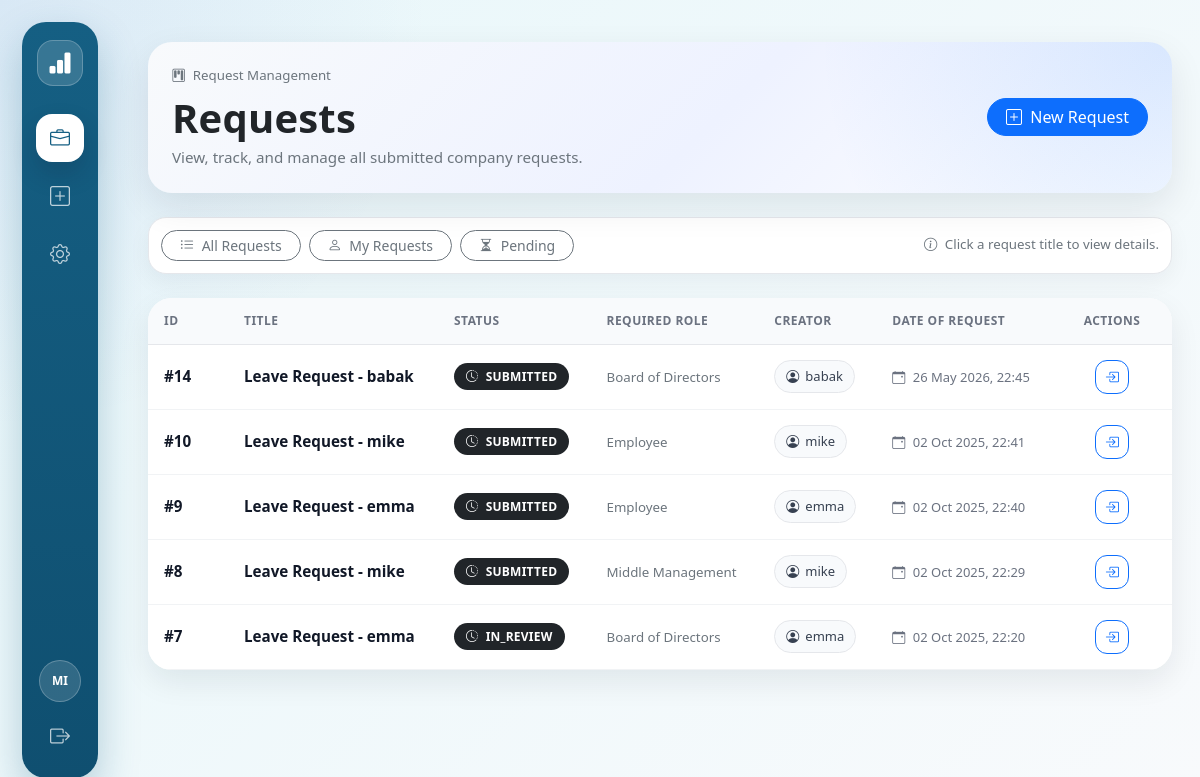
The app's page /requests/?pending=1 (signed in) with its own data.
### core/models.py (models this page shows, shortened)
class Request(models.Model):
    title = models.CharField(max_length=200)
    body = models.TextField(blank=True)
    created_by = models.ForeignKey(
        settings.AUTH_USER_MODEL,
        on_delete=models.PROTECT,
        related_name="requests_created",
    )
    created_at = models.DateTimeField(default=timezone.now)
    status = models.CharField(
        max_length=20,
        choices=RequestStatus.choices,
        default=RequestStatus.DRAFT,
    )
    required_user = models.ForeignKey(
        settings.AUTH_USER_MODEL,
        null=True,
        blank=True,
        on_delete=models.SET_NULL,
        related_name="requests_waiting_on_me",
        help_text="If set, this specific user must act before role-based approvals.",
    )
    required_role = models.IntegerField(
        choices=Role.choices,
        default=Role.MIDDLE,
        help_text="Role required to act next.",
    )
    class Meta:
        ordering = ["-created_at"]

### core/views.py (the view)
# urls.py: path("requests/", views.request_list, name="request_list"),
@login_required
def request_list(request):
    qs = Request.objects.all().select_related("created_by__profile")
    if request.GET.get("mine") == "1":
        qs = qs.filter(created_by=request.user)
    if request.GET.get("pending") == "1":
        qs = qs.exclude(
            status__in=[
                RequestStatus.APPROVED,
                RequestStatus.REJECTED,
                RequestStatus.CANCELLED,
            ]
        )
    return render(request, "core/request_list.html", {"requests": qs})

### core/templates/core/request_list.html (shortened to what this page needs)
{% extends "base.html" %}
{% block content %}
  <div class="requests-page">
    <div class="card requests-hero mb-4">
      <div class="card-body p-4">
        <div class="d-flex justify-content-between align-items-center flex-wrap gap-3">
          <div>
            <div class="text-muted small mb-2">
              <i class="bi bi-kanban me-1"></i>
              Request Management
            </div>
            <h1 class="page-title mb-1">Requests</h1>
            <div class="text-muted">View, track, and manage all submitted company requests.</div>
          </div>
          <a class="btn btn-primary btn-pill" href="{% url 'request_new_hub' %}">
            <i class="bi bi-plus-square me-1"></i>
            New Request
          </a>
        </div>
      </div>
    </div>
    <div class="filter-bar mb-4">
      <div class="d-flex justify-content-between align-items-center flex-wrap gap-2">
        <div class="d-flex flex-wrap gap-2">
          <a class="btn btn-outline-secondary btn-sm btn-pill"
             href="{% url 'request_list' %}">
            <i class="bi bi-list-ul me-1"></i>
            All Requests
          </a>
          <a class="btn btn-outline-secondary btn-sm btn-pill" href="?mine=1">
            <i class="bi bi-person me-1"></i>
            My Requests
          </a>
          <a class="btn btn-outline-secondary btn-sm btn-pill" href="?pending=1">
            <i class="bi bi-hourglass-split me-1"></i>
            Pending
          </a>
        </div>
        <div class="text-muted small">
          <i class="bi bi-info-circle me-1"></i>
          Click a request title to view details.
        </div>
      </div>
    </div>
    <div class="card requests-card">
      <div class="card-body p-0">
        <div class="table-responsive">
          <table class="table table-hover mb-0 requests-table">
            <thead>
              <tr>
                <th style="width:80px;">ID</th>
                <th>Title</th>
                <th>Status</th>
                <th>Required Role</th>
                <th>Creator</th>
                <th>Date of Request</th>
                <th class="text-center" style="width:120px;">Actions</th>
              </tr>
            </thead>
            <tbody>
              {% for r in requests %}
                <tr>
                  <td>
                    <span class="request-id">#{{ r.pk }}</span>
                  </td>
                  <td>
                    <a class="request-title-link" href="{% url 'request_detail' r.pk %}">{{ r.title }}</a>
                  </td>
                  <td>
                    {% if r.status == "APPROVED" or r.status == "APPROVE" %}
                      <span class="badge text-bg-success status-badge">
                        <i class="bi bi-check-circle me-1"></i>
                        {{ r.status }}
                      </span>
                    {% elif r.status == "REJECTED" or r.status == "REJECT" %}
                      <span class="badge text-bg-danger status-badge">
                        <i class="bi bi-x-circle me-1"></i>
                        {{ r.status }}
                      </span>
                    {% elif r.status == "CANCELLED" or r.status == "CANCELED" %}
                      <span class="badge text-bg-secondary status-badge">
                        <i class="bi bi-x-octagon me-1"></i>
                        {{ r.status }}
                      </span>
                    {% else %}
                      <span class="badge text-bg-dark status-badge">
                        <i class="bi bi-clock-history me-1"></i>
                        {{ r.status }}
                      </span>
                    {% endif %}
                  </td>
                  <td>
                    <span class="text-muted small">{{ r.get_required_role_display }}</span>
                  </td>
                  <td>
                    <span class="creator-pill">
                      <i class="bi bi-person-circle"></i>
                      {{ r.created_by.username }}
                    </span>
                  </td>
                  <td>
                    <span class="date-text">
                      <i class="bi bi-calendar-event me-1"></i>
                      {{ r.created_at|date:"d M Y, H:i" }}
                    </span>
                  </td>
                  <td class="text-center">
                    <a class="btn btn-sm btn-outline-primary action-btn"
                       href="{% url 'request_detail' r.pk %}"
                       title="View request">
                      <i class="bi bi-box-arrow-in-right"></i>
                    </a>
                  </td>
                </tr>
              {% endfor %}
            </tbody>
          </table>
        </div>
      </div>
    </div>
  </div>
{% endblock %}

### core/templates/base.html (shortened to what this page needs)
{% load static %}
<!DOCTYPE html>
<html lang="en" data-bs-theme="light">
  <head>
    <link href="https://cdn.jsdelivr.net/npm/bootstrap@5.3.3/dist/css/bootstrap.min.css"
          rel="stylesheet" />
    <link href="https://cdn.jsdelivr.net/npm/bootstrap-icons@1.11.3/font/bootstrap-icons.css"
          rel="stylesheet" />
    <link href="{% static 'css/custom.css' %}" rel="stylesheet" />
    <link rel="stylesheet" href="{% static 'css/custom.css' %}?v=2">
  </head>
  <body>
    <div class="app-shell">
      <aside class="app-sidebar">
        <a class="sidebar-brand" href="{% url 'home' %}" title="ATO CRM">
          <i class="bi bi-bar-chart-fill"></i>
        </a>
        <nav class="sidebar-nav">
          <a class="sidebar-link {% if request.path == '/' or request.path|slice:':10' == '/requests/' %}active{% endif %}"
             href="{% url 'request_list' %}"
             title="Requests">
            <i class="bi bi-briefcase"></i>
          </a>
          <a class="sidebar-link {% if request.path == '/requests/new/' %}active{% endif %}"
             href="{% url 'request_new_hub' %}"
             title="New Request">
            <i class="bi bi-plus-square"></i>
          </a>
          {% if user.is_authenticated %}
            <a class="sidebar-link" href="/admin/" title="Admin">
              <i class="bi bi-gear"></i>
            </a>
          {% endif %}
        </nav>
        <div class="sidebar-bottom">
          {% if user.is_authenticated %}
            <div class="user-circle" title="{{ user.get_username }}">{{ user.get_username|slice:":2"|upper }}</div>
            <form method="post" action="{% url 'logout' %}">
              <button class="sidebar-logout" type="submit" title="Logout">
                <i class="bi bi-box-arrow-right"></i>
              </button>
            </form>
          {% else %}
            <a class="sidebar-link" href="{% url 'login' %}" title="Login">
              <i class="bi bi-box-arrow-in-right"></i>
            </a>
          {% endif %}
        </div>
      </aside>
      <div class="app-main">
        <main class="{% block container_class %}{% endblock %}">
          {% block content %}{% endblock %}
        </main>
      </div>
    </div>
  </body>
</html>

### static/css/custom.css (style rules this page uses)
body { background-color: #f8f9fa; font-family: "Segoe UI", Roboto, Arial, sans-serif; font-size: 0.95rem; color: #333; }
.card { border-radius: 0.5rem; }
.table { border-radius: 0.5rem; overflow: hidden; }
.table th { background-color: #f1f3f5; font-weight: 600; }
.btn { border-radius: 0.4rem; font-weight: 500; }
.btn-primary { background-color: #0d6efd; border-color: #0d6efd; }
.badge { font-size: 0.8rem; padding: 0.5em 0.75em; border-radius: 0.4rem; }
.text-muted { color: #6c757d !important; }

### core/templates/base.html (style rules this page uses)
:root { --persian-blue: #1C39BB; --sidebar-blue: #155f83; --sidebar-blue-dark: #0f4f70; --sidebar-active-bg: #ffffff; --crm-bg: #eef7f9; --crm-text: #111827; --crm-muted: #6b7280; --crm-border: #e5e7eb; }
body { margin: 0; background: radial-gradient(circle at top left, rgba(28, 57, 187, 0.08), transparent 30%), linear-gradient(135deg, #e8f7fa 0%, #f8fafc 100%); color: var(--crm-text); }
.app-shell { min-height: 100vh; display: flex; }
.app-sidebar { position: fixed; left: 22px; top: 22px; bottom: 22px; width: 76px; background: linear-gradient(180deg, var(--sidebar-blue) 0%, var(--sidebar-blue-dark) 100%); border-radius: 24px; box-shadow: 0 18px 40px rgba(15, 95, 131, 0.28); z-index: 1000; display: flex; flex-direction: column; align-items: center; padding: 18px 10px; }
.sidebar-brand { width: 46px; height: 46px; border-radius: 16px; background: rgba(255, 255, 255, 0.15); border: 1px solid rgba(255, 255, 255, 0.22); color: #ffffff; display: flex; align-items: center; justify-content: center; font-size: 24px; margin-bottom: 28px; text-decoration: none; }
.sidebar-nav { width: 100%; display: flex; flex-direction: column; gap: 10px; align-items: center; }
.sidebar-link { width: 48px; height: 48px; border-radius: 16px; color: rgba(255, 255, 255, 0.72); display: flex; align-items: center; justify-content: center; font-size: 20px; text-decoration: none; transition: all 0.18s ease; border: 0; }
.sidebar-link.active { background: var(--sidebar-active-bg); color: var(--sidebar-blue); box-shadow: 0 12px 24px rgba(15, 23, 42, 0.18); }
.sidebar-bottom { margin-top: auto; width: 100%; display: flex; flex-direction: column; gap: 10px; align-items: center; }
.user-circle { width: 42px; height: 42px; border-radius: 50%; background: rgba(255, 255, 255, 0.14); border: 1px solid rgba(255, 255, 255, 0.24); color: #ffffff; display: flex; align-items: center; justify-content: center; font-size: 12px; font-weight: 800; }
.sidebar-logout { border: 0; background: transparent; color: rgba(255, 255, 255, 0.72); width: 48px; height: 48px; border-radius: 16px; font-size: 20px; transition: all 0.18s ease; }
.app-main { width: 100%; margin-left: 120px; padding: 24px 28px 32px; }
.page-title { font-weight: 800; letter-spacing: 0.2px; }

### core/templates/core/request_list.html (style rules this page uses)
.requests-page { max-width: 1180px; margin: 0 auto; }
.requests-hero { border: 0; border-radius: 24px; background: radial-gradient(circle at top right, rgba(13, 110, 253, 0.14), transparent 34%), linear-gradient(135deg, #f8fafc 0%, #eef2ff 55%, #ffffff 100%); box-shadow: 0 14px 36px rgba(15, 23, 42, 0.09); overflow: hidden; }
.filter-bar { background: #ffffff; border: 1px solid #e5e7eb; border-radius: 18px; padding: 12px; box-shadow: 0 8px 22px rgba(15, 23, 42, 0.05); }
.requests-card { border: 0; border-radius: 24px; box-shadow: 0 12px 30px rgba(15, 23, 42, 0.08); overflow: hidden; }
.requests-table { vertical-align: middle; }
.requests-table thead th { background: #f8fafc; color: #6b7280; font-size: 12px; text-transform: uppercase; letter-spacing: 0.04em; border-bottom: 1px solid #e5e7eb; padding: 14px 16px; }
.requests-table tbody td { padding: 15px 16px; border-bottom: 1px solid #f1f3f5; }
.requests-table tbody tr { transition: background 0.15s ease; }
.request-id { font-weight: 800; color: #111827; }
.request-title-link { font-weight: 700; color: #111827; text-decoration: none; }
.status-badge { border-radius: 999px; padding: 7px 12px; font-size: 12px; font-weight: 800; letter-spacing: 0.02em; }
.creator-pill { display: inline-flex; align-items: center; gap: 6px; background: #f8fafc; border: 1px solid #e5e7eb; border-radius: 999px; padding: 6px 11px; font-size: 13px; color: #374151; }
.date-text { color: #6b7280; font-size: 13px; white-space: nowrap; }
.btn-pill { border-radius: 999px; padding-left: 18px; padding-right: 18px; }
.action-btn { width: 34px; height: 34px; display: inline-flex; justify-content: center; align-items: center; border-radius: 12px; }

### records on screen
Request: pk "14", title "Leave Request - babak", status "SUBMITTED", required_role "Board of Directors", created_by.username "babak", created_at "26 May 2026, 22:45"
Request: pk "10", title "Leave Request - mike", status "SUBMITTED", required_role "Employee", created_by.username "mike", created_at "02 Oct 2025, 22:41"
Request: pk "9", title "Leave Request - emma", status "SUBMITTED", required_role "Employee", created_by.username "emma", created_at "02 Oct 2025, 22:40"
Request: pk "8", title "Leave Request - mike", status "SUBMITTED", required_role "Middle Management", created_by.username "mike", created_at "02 Oct 2025, 22:29"
Request: pk "7", title "Leave Request - emma", status "IN_REVIEW", required_role "Board of Directors", created_by.username "emma", created_at "02 Oct 2025, 22:20"

### other values on screen
{{ user.get_username|slice:":2"|upper }} "MI"
